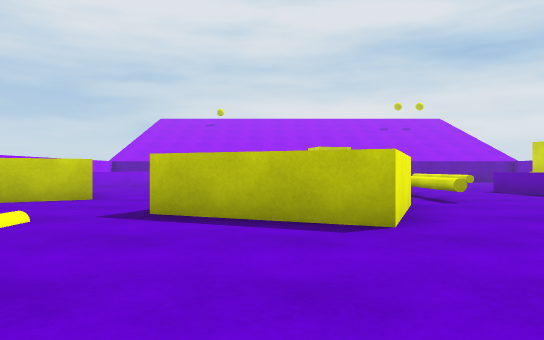
view 1 (above)

12 first-person views from a walk through a Unity game level. The camera is 0.58 m above the floor, looks level and sees 70° across. The floor is counted in squares, 1 m on a side. Each view is taken from the middle of a square. On the plan, view 1 faces up. The plan holds only what a view shows up to about 10 squares ahead; the rest is blank. The place goes on beyond the plan. The player character is not drawn.

view 2
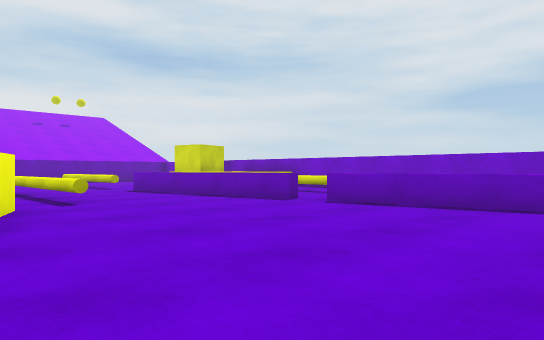

view 3
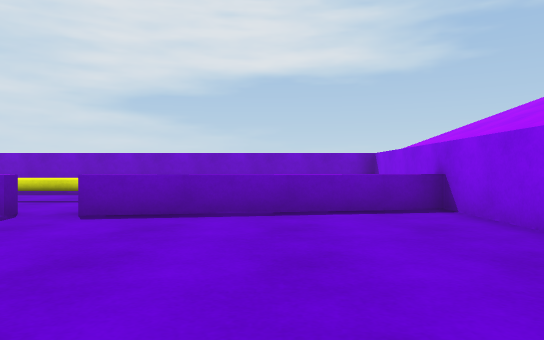

view 4
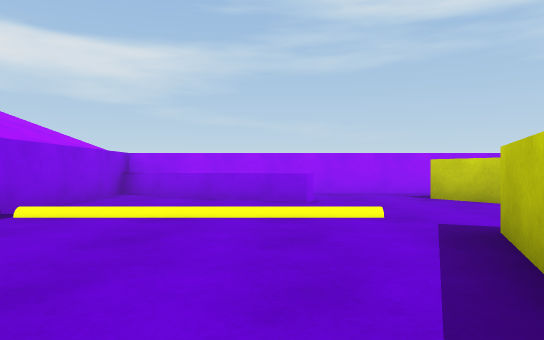

view 5
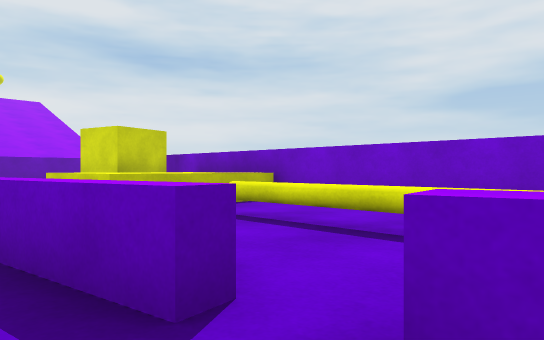

view 6
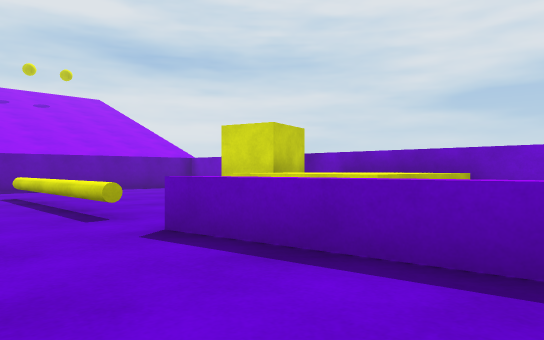

view 7
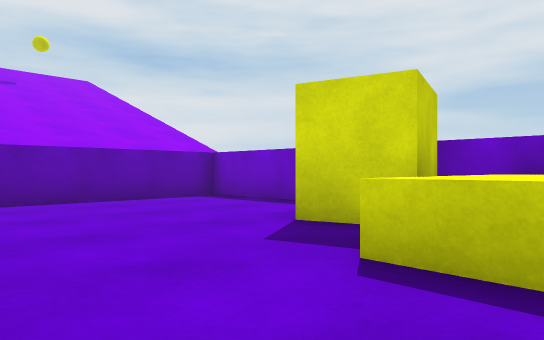

view 8
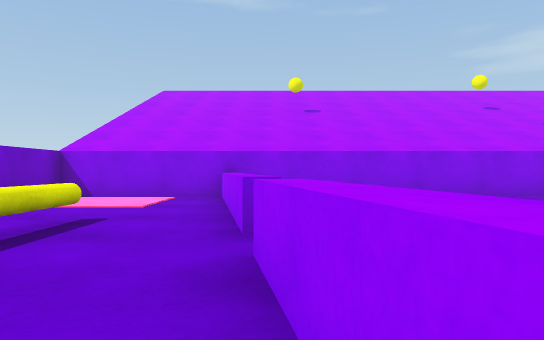

view 9
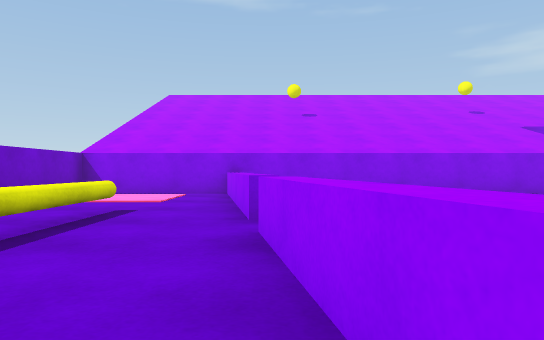

view 10
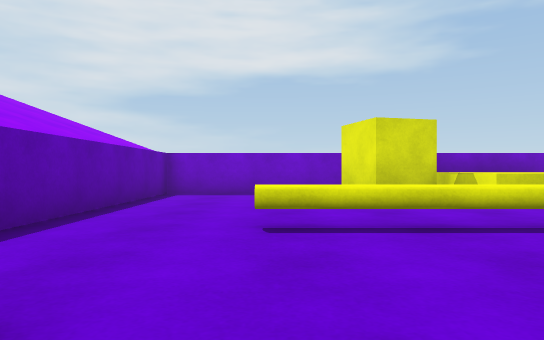

view 11
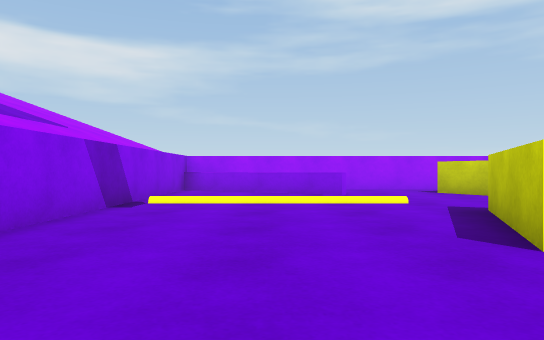

view 12
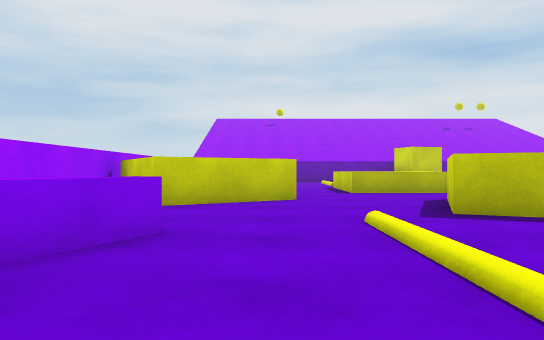

### Floor plan
Key: @ floor where view 1 was taken; # wall or solid block; . main floor; : floor 0.05 m higher than the main floor; = window, fence, low wall or low ledge; ^ raised ledge; B yellow block.
Columns run from 8 left of view 1 to 12 right of it. Each row starts with its distance up from view 1.
 19               #######
 18             ........#
 17             ........#
 16           ....=.....#
 15            ...=.....#
 14             ..=...BB#
 13              .=...BB#
 12              .=.^^^^#
 11            =....^^ ^#
 10     ..^^^  =..^ ^^^^#
  9  #  .....  =..^.  ..#
  8 #####...   =.....=..#
  7 #.##...^  .=...^.=..#
  6 #......^  #....^.=..#
  5 #......^^^.....=.=. #
  4 #..=.....#.....^.=. #
  3 # ^=...........^... #
  2 # ^............^... #
  1 #^=.............^.: #
  0 #^......@.......^.::#
 -1 #####################

Where each view was taken, in squares from view 1:
view 1: 0 up, 0 right, facing up
view 2: 0 up, 1 right, facing up-right
view 3: 2 up, 2 right, facing right
view 4: 3 up, 2 right, facing left
view 5: 4 up, 6 right, facing up-right
view 6: 7 up, 4 right, facing up-right
view 7: 11 up, 6 right, facing up-right
view 8: 8 up, 7 right, facing down
view 9: 9 up, 7 right, facing down
view 10: 16 up, 2 right, facing right
view 11: 2 up, 4 right, facing left
view 12: 0 up, 4 left, facing up
